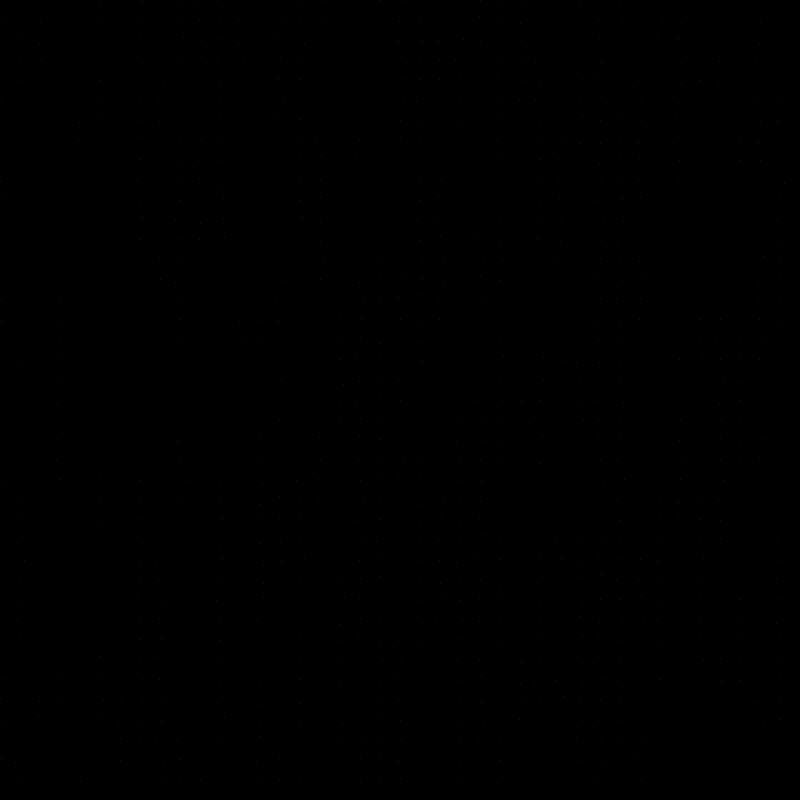
Frame 1 (no input)
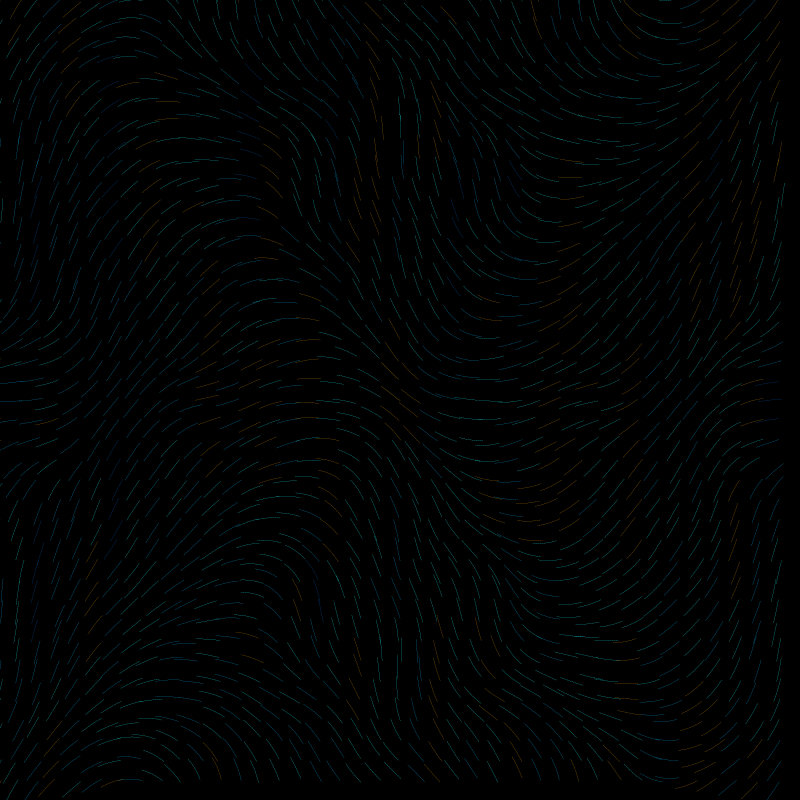
Frame 60 (the mouse pressed at the canvas centre just before this capture)
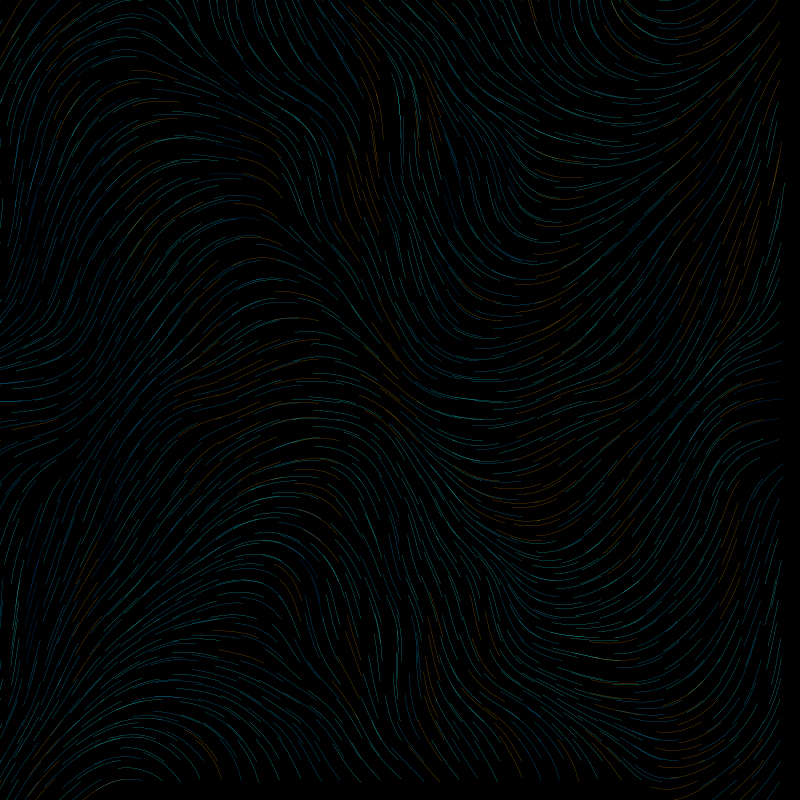
Frame 120 (the mouse held since frame 60 and released just before this capture)

The Processing sketch that drew these frames (run headless with seeded random() and noise(); from frame 60 on, the mouse is pressed at the canvas centre):

// Processing sketch: sketch_05_noise_grid_refactor
// ── sketch_05_noise_grid_refactor.pde
// Gestalten mit Code - day 03 - advanced lectures

/**
 * Perlin noise fields
 * Step 5, let's rebuild the system and and
 * the noise as motion vector 
 *
 */

// ArrayList of PVector holding position data
ArrayList<PVector> points = new ArrayList<PVector>();
float time = 0.0;
float vScale = 0.001;

// colors used for points
color[] palette = {
  color(0, 91, 197),
  color(0, 180, 252),
  color(23, 249, 255),
  color(223, 147, 0),
  color(248, 190, 0)
};


void setup() {
  size(800, 800);
  strokeWeight(1);
  stroke(255);
  background(0);
  noFill();
  smooth(8);

  // prefill our positions vector
  for (float x=-1; x<=1; x+=0.05) {
    for (float y=-1; y<=1; y+=0.05) {
      // add some randomness 
      float _x = x + randomGaussian() * 0.005;
      float _y = y + randomGaussian() * 0.005;
      PVector v = new PVector(_x, _y);
      points.add(v);
    }
  }
}

void draw() {
  //background(0);
  
  int index = 0;
  for (PVector point : points) {
    float x = map(point.x, -1, 1, 0, width);
    float y = map(point.y, -1, 1, 0, height);
    
    // color lookup
    int pIndex = (int)(palette.length*noise(index/10.0)); // vary noise function
    stroke(palette[pIndex], 30); // maybe add alpha
    
    // draw points
    point(x, y);
    
    // flow field calculations
    float n = TWO_PI * noise(point.x, point.y); // use map and * of factor 10/100/1000/... instead of PI
    PVector v = new PVector(cos(n),sin(n));
    point.x += vScale * v.x;
    point.y += vScale * v.y;
    
    index++;
  }
  
  //time += 0.001;
}
